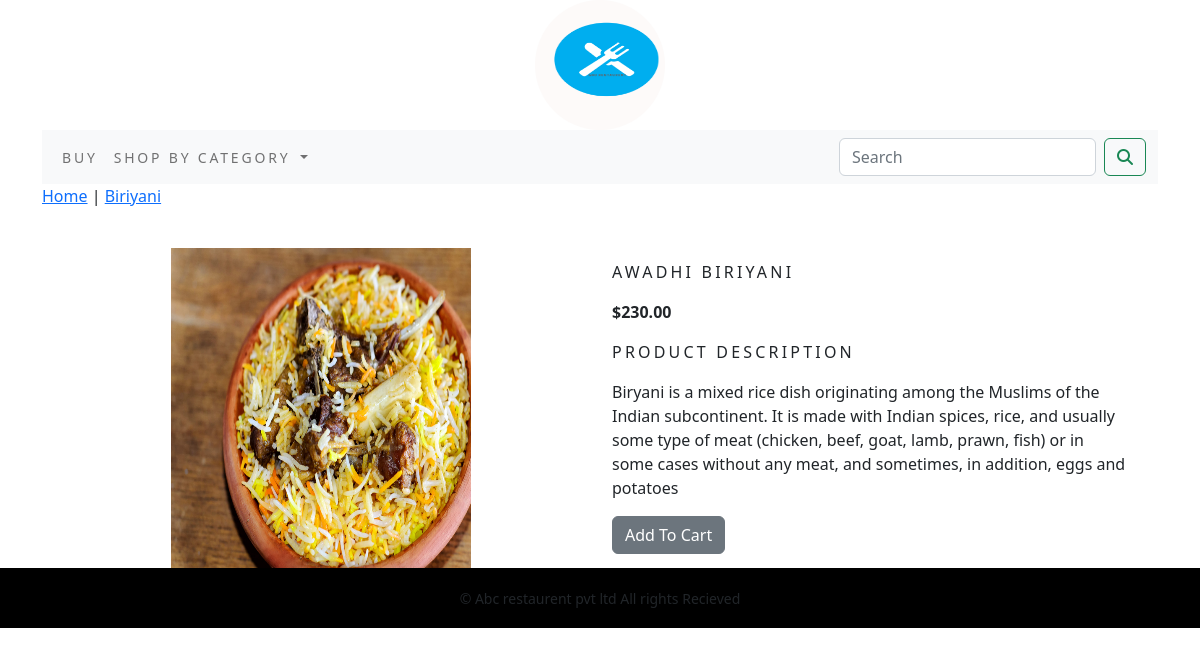
Page /home/Biriyani/awadhi-biriyani/ on the committed database.
### home/models.py (models this page shows, shortened)
class Product(models.Model):
    name = models.CharField(max_length=200, unique=True)
    slug = models.SlugField(max_length=200, unique=True)
    description = models.TextField(blank=True)
    price = models.DecimalField(max_digits=10, decimal_places=2, )
    category = models.ForeignKey(Category, on_delete=models.CASCADE)
    image = models.ImageField(upload_to='product', blank=True)
    stock = models.IntegerField()
    available = models.BooleanField(default=True)
    created = models.DateField(auto_now_add=True)
    updated = models.DateField(auto_now=True)
    class Meta:
        ordering=('name',)
        verbose_name = 'product'
        verbose_name_plural = 'products'

class Category(models.Model):
    name = models.CharField(max_length=200, unique=True)
    slug = models.SlugField(max_length=200, unique=True)
    description = models.TextField(blank=True)
    image = models.ImageField(upload_to='category', blank=True)
    class Meta:
        ordering=('name',)
        verbose_name = 'category'
        verbose_name_plural = 'categories'
    def get_url(self):
        return reverse('home:Prod_by_cat',args=[self.slug])
    def __str__(self):
        return self.name

### home/views.py (the view)
# urls.py: path('<slug:c_slug>/<slug:product_slug>/', views.ProDet, name='ProDet')
def ProDet(request,c_slug,product_slug):
    try:
        product=Product.objects.get(category__slug=c_slug,slug=product_slug)
    except Exception as e:
        raise e
    return render(request,'product.html',{'product':product})

### cart/context_processors.py (called while the page is built)
def counter(request):
    item_count=0
    if 'admin' in request.path:
        return {}
    else:
        try:
            cart=Cart.objects.filter(cart_id=_cart_id(request))
            cart_items=CartItem.objects.all().filter(cart=cart[:1])
            for cart_item in cart_items:
                item_count += cart_item.quantity
        except Cart.DoesNotExist:
            item_count=0
    return dict(item_count=item_count)

### cart/views.py (called while the page is built)
def _cart_id(request):
    cart=request.session.session_key
    if not cart:
        cart=request.session.create()
    return cart

### home/context_processors.py (called while the page is built)
def menu_links(request):
    links=Category.objects.all()
    return dict(links=links)

### templates/product.html (shortened to what this page needs)
{% extends 'base.html' %}
{% load static %}
{% block body %}
<div class="row my_product_row_class">
    <div class="mx-auto">
        <p><a href="{% url 'home:AllProCat' %}">Home</a> | <a href="{{product.category.get_url}}">{{product.category}}</a></p>
    </div>
</div>
<div class="container">
<br>
<div class="row">
    <div class="col-12 col-sm-12 col-md-12 col-lg-6 text-center">
        <div style="min-width:18rem;">
            <img src="{{product.image.url}}" alt="{{product.name}}" height="320px" width="300px">
        </div>
    </div>
        <div class="col-12 col-sm-12 col-md-12 col-lg-6">
            <div>
            <h1 class="my_prod_title">{{product.name}}</h1>
            <p><b>${{product.price}}</b></p>
            <p class="my_title"> Product Description</p>
            <p class="text-justify my_prod_text">{{product.description}}</p>
            {% if product.stock <= 0 %}
            <p class="text-justify my_product_text"><b>Out Of Stock</b></p>
            {% else %}
            <a class="btn btn-secondary" href="{% url 'cart:add_cart' product.id %}">Add To Cart</a>
            {% endif %}
        </div>
    </div>
    </div>
</div>
{% endblock %}

### static/css/costom.css (style rules this page uses)
.my_title { font-size:16px; text-transform:uppercase; letter-spacing:.2em; }
.my_prod_title { font-size:16px; text-transform:uppercase; letter-spacing:.2em; padding-top:15px; padding-bottom:10px; }
.my_prod_text { padding-right:20px; }

### rows in the picture
Product: category "Biriyani", image (picture), name "AWADHI BIRIYANI", price "230.00", description "Biryani is a mixed rice dish originating among the Muslims of the Indian subcontinent. It is made with Indian spices, rice, and usually some type of meat (chicken, beef, goat, lamb, prawn, fish) or in some cases without any meat, and sometimes, in addition, eggs and potatoes"
